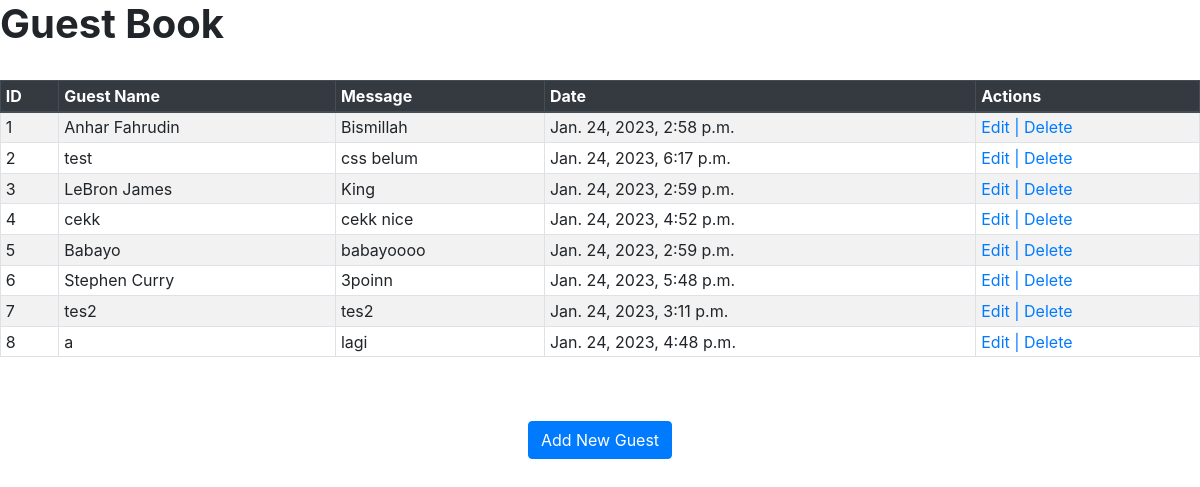
The page /show on the database its author committed.
### tamu/models.py (models this page shows)
class Tamu(models.Model):
    id = models.AutoField(primary_key=True)
    name = models.CharField(max_length=20)
    message = models.TextField(max_length=100)
    date = models.DateTimeField(auto_now=True)
    class Meta:
        db_table = 'guestbook_databases'

### tamu/views.py (the view)
# urls.py: path('show', views.show),
def show(request):
    show_tamu = Tamu.objects.all()
    return render(request, 'show.html', {'show_tamu':show_tamu})

### tamu/templates/show.html (shortened to what this page needs)
<html>
<html lang="en">
<head>
    <link rel="stylesheet" href="https://stackpath.bootstrapcdn.com/bootstrap/4.4.1/css/bootstrap.min.css">
    <link rel="stylesheet" type="text/css" href="https://cdn.datatables.net/1.10.20/css/dataTables.bootstrap4.min.css">
</head>
<body>
    <h1><strong>Guest Book</strong></h1>
    <br>
    <table class="table table-striped table-bordered table-sm">
    <thead class="thead-dark">
    <tr>
        <th>ID </th>
        <th>Guest Name </th>
        <th>Message </th>
        <th>Date </th>
        <th>Actions </th>
    </tr>
    </thead>
    <tbody>
{% for showtamu in show_tamu %}
    <tr>
        <td>{{ showtamu.id }}</td>
        <td>{{ showtamu.name }}</td>
        <td>{{ showtamu.message }}</td>
        <td>{{ showtamu.date }}</td>
        <td>
            <a href="/edit/{{ showtamu.id }}"><span class="glyphicon glyphicon-pencil" >Edit | </span></a>
            <a href="/delete/{{ showtamu.id }}">Delete</a>
        </td>
    </tr>
{% endfor %}
</tbody>
</table>
<br>
<br>
<center><a href="/reqtamu" class="btn btn-primary">Add New Guest</a></center>
</body>
</html>

### rows shown on the page
Tamu: id "1", name "Anhar Fahrudin", message "Bismillah", date "Jan. 24, 2023, 2:58 p.m."
Tamu: id "2", name "test", message "css belum", date "Jan. 24, 2023, 6:17 p.m."
Tamu: id "3", name "LeBron James", message "King", date "Jan. 24, 2023, 2:59 p.m."
Tamu: id "4", name "cekk", message "cekk nice", date "Jan. 24, 2023, 4:52 p.m."
Tamu: id "5", name "Babayo", message "babayoooo", date "Jan. 24, 2023, 2:59 p.m."
Tamu: id "6", name "Stephen Curry", message "3poinn", date "Jan. 24, 2023, 5:48 p.m."
Tamu: id "7", name "tes2", message "tes2", date "Jan. 24, 2023, 3:11 p.m."
Tamu: id "8", name "a", message "lagi", date "Jan. 24, 2023, 4:48 p.m."
